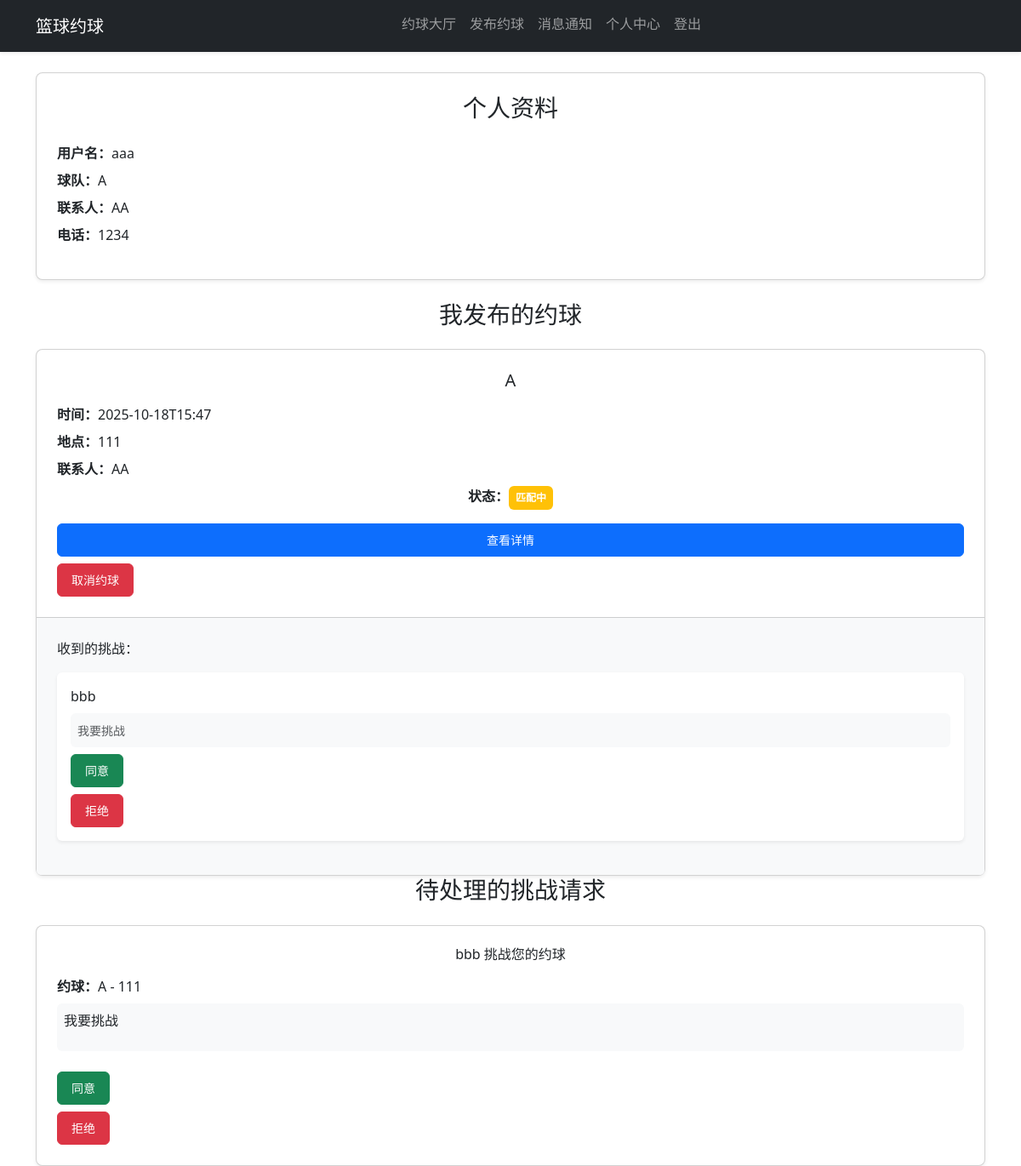
The app's page /profile (signed in), older data.
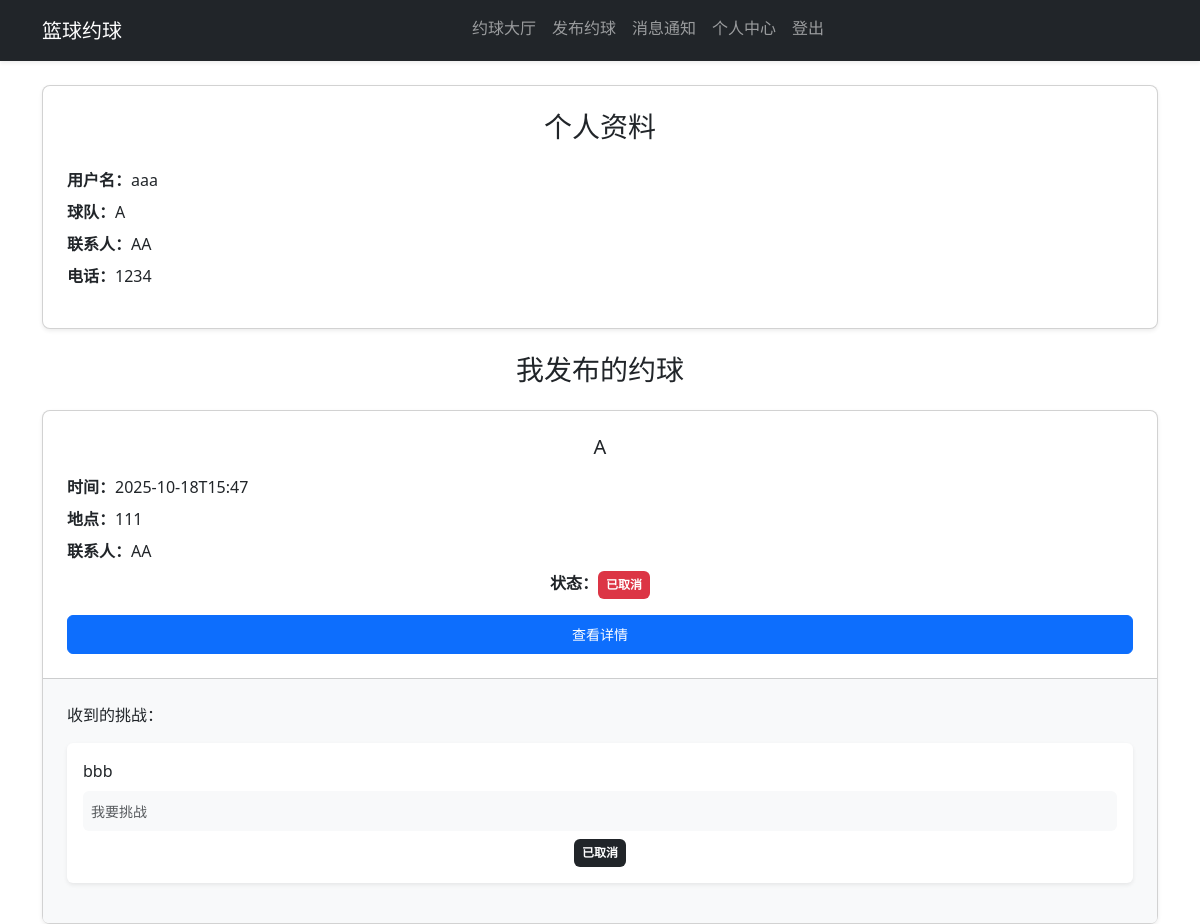
The same page, newer data.
### app.py (models this page shows, shortened)
class Match(db.Model):
    id = db.Column(db.Integer, primary_key=True)
    team_name = db.Column(db.String(128), nullable=False)
    contact = db.Column(db.String(64), nullable=False)
    start_time = db.Column(db.String(64), nullable=False)
    location = db.Column(db.String(128), nullable=False)
    status = db.Column(db.String(32), default='待约战')
    owner_id = db.Column(db.Integer, db.ForeignKey('user.id'), nullable=False)
    created_at = db.Column(db.DateTime, default=datetime.utcnow)
    owner = db.relationship('User', backref='matches')

class Challenge(db.Model):
    id = db.Column(db.Integer, primary_key=True)
    match_id = db.Column(db.Integer, db.ForeignKey('match.id'), nullable=False)
    challenger_id = db.Column(db.Integer, db.ForeignKey('user.id'), nullable=False)
    message = db.Column(db.Text, nullable=True)
    status = db.Column(db.String(32), default='待确认')
    created_at = db.Column(db.DateTime, default=datetime.utcnow)
    match = db.relationship('Match', backref='challenges')
    challenger = db.relationship('User', backref='challenges')

class User(UserMixin, db.Model):
    id = db.Column(db.Integer, primary_key=True)
    username = db.Column(db.String(80), unique=True, nullable=False)
    password_hash = db.Column(db.String(200), nullable=False)
    team_name = db.Column(db.String(128), nullable=True)
    contact = db.Column(db.String(64), nullable=True)
    phone = db.Column(db.String(32), nullable=True)
    created_at = db.Column(db.DateTime, default=datetime.utcnow)

### app.py (the view)
@app.route('/profile')
@login_required
def profile():
    user_matches = Match.query.filter_by(owner_id=current_user.id).order_by(Match.created_at.desc()).all()
    challenges_received = []
    for match in user_matches:
        for challenge in match.challenges:
            if challenge.status == '待确认':
                challenges_received.append(challenge)
    unread_messages = Message.query.filter_by(user_id=current_user.id, is_read=False).count()
    return render_template('profile.html', user_matches=user_matches, challenges_received=challenges_received, unread_messages=unread_messages)

### app.py (called while the page is built)
@login_manager.user_loader
def load_user(user_id):
    return User.query.get(int(user_id))

@app.before_request
def create_tables():
    global tables_created
    if not tables_created:
        with app.app_context():
            db.create_all()
        tables_created = True

### templates/profile.html (shortened to what the changed rows need)
{% extends 'base.html' %}
{% block content %}
<div class="mb-6">
  {% if user_matches %}
    <div class="space-y-4">
    {% for match in user_matches %}
    <div class="card shadow-sm">
        <div class="card-body p-4">
            <h5 class="card-title mb-3 text-center">{{ match.team_name }}</h5>
            <div class="card-text mb-3">
                <p class="mb-2"><strong>时间：</strong>{{ match.start_time }}</p>
                <p class="mb-2"><strong>地点：</strong>{{ match.location }}</p>
                <p class="mb-2"><strong>联系人：</strong>{{ match.contact }}</p>
                <p class="mb-2 text-center"><strong>状态：</strong><span class="badge bg-{{
                    'success' if match.status == '约战成功' else
                    'warning' if match.status == '匹配中' else
                    'danger' if match.status == '已取消' else 'secondary'
                }} p-2">{{ match.status }}</span></p>
            </div>
            <div class="d-grid gap-2">
                <a href="{{ url_for('match_detail', match_id=match.id) }}" class="btn btn-primary btn-block-mobile">查看详情</a>
                {% if match.status in ['待约战', '匹配中'] %}
                <form method="post" action="{{ url_for('cancel_match', match_id=match.id) }}" onsubmit="return confirm('确定要取消这个约球吗？');">
                    <button type="submit" class="btn btn-danger btn-block-mobile">取消约球</button>
                </form>
                {% endif %}
            </div>
        </div>
        {% if match.challenges %}
        <div class="card-footer bg-light p-4">
            <p class="text-sm mb-3 font-medium">收到的挑战：</p>
            {% for challenge in match.challenges %}
            <div class="mb-3 p-3 bg-white rounded shadow-sm">
                <div class="mb-2">
                    <span class="font-medium">{{ challenge.challenger.username }}</span>
                    {% if challenge.message %}
                    <div class="mt-2 p-2 bg-light rounded">
                        <small class="text-muted">{{ challenge.message }}</small>
                    </div>
                    {% endif %}
                </div>
                <div class="d-grid gap-2">
                    {% if challenge.status == '待确认' %}
                    <form method="post" action="{{ url_for('confirm_challenge', challenge_id=challenge.id) }}">
                        <button type="submit" class="btn btn-success btn-block-mobile">同意</button>
                    </form>
                    <form method="post" action="{{ url_for('reject_challenge', challenge_id=challenge.id) }}">
                        <button type="submit" class="btn btn-danger btn-block-mobile">拒绝</button>
                    </form>
                    {% else %}
                    <div class="text-center">
                        <span class="badge bg-{{
                            'success' if challenge.status == '已同意' else
                            'danger' if challenge.status == '已拒绝' else
                            'dark' if challenge.status == '已取消' else 'secondary'
                        }} p-2">{{ challenge.status }}</span>
                    </div>
                    {% endif %}
                </div>
            </div>
            {% endfor %}
        </div>
        {% endif %}
    </div>
    {% endfor %}
    </div>
  {% else %}
    <div class="alert alert-info text-center p-4 rounded">
        您还没有发布任何约球信息
    </div>
  {% endif %}
</div>
{% if challenges_received %}
<div class="mb-6">
  <h3 class="text-center mb-4">待处理的挑战请求</h3>
  <div class="space-y-4">
    {% for challenge in challenges_received %}
    <div class="card shadow-sm">
      <div class="card-body p-4">
        <h6 class="mb-3 text-center">{{ challenge.challenger.username }} 挑战您的约球</h6>
        <div class="mb-4">
          <p class="mb-2"><strong>约球：</strong>{{ challenge.match.team_name }} - {{ challenge.match.location }}</p>
          {% if challenge.message %}
          <div class="p-2 bg-light rounded">
            <p class="text-sm">{{ challenge.message }}</p>
          </div>
          {% endif %}
        </div>
        <div class="d-grid gap-2">
          <form method="post" action="{{ url_for('confirm_challenge', challenge_id=challenge.id) }}">
            <button type="submit" class="btn btn-success btn-block-mobile">同意</button>
          </form>
          <form method="post" action="{{ url_for('reject_challenge', challenge_id=challenge.id) }}">
            <button type="submit" class="btn btn-danger btn-block-mobile">拒绝</button>
          </form>
        </div>
      </div>
    </div>
    {% endfor %}
  </div>
</div>
{% endif %}
{% endblock %}

Row changes from the older to the newer data that the page shows:
no longer on one of the page's lists (row edited): Challenge: challenger.username "bbb", match.team_name "A", match.location "111", message "我要挑战"
changed Match "AA": status "匹配中" → "已取消"; no longer shows "取消约球"
changed Challenge "我要挑战": status (not shown) → "已取消"; no longer shows "同意 拒绝"
Text that changed along with them:
text no longer shown: "待处理的挑战请求"
